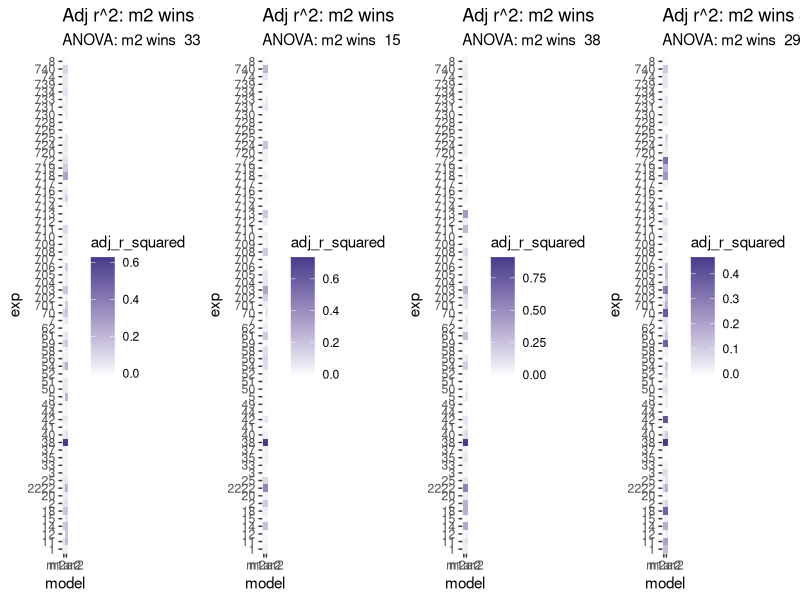
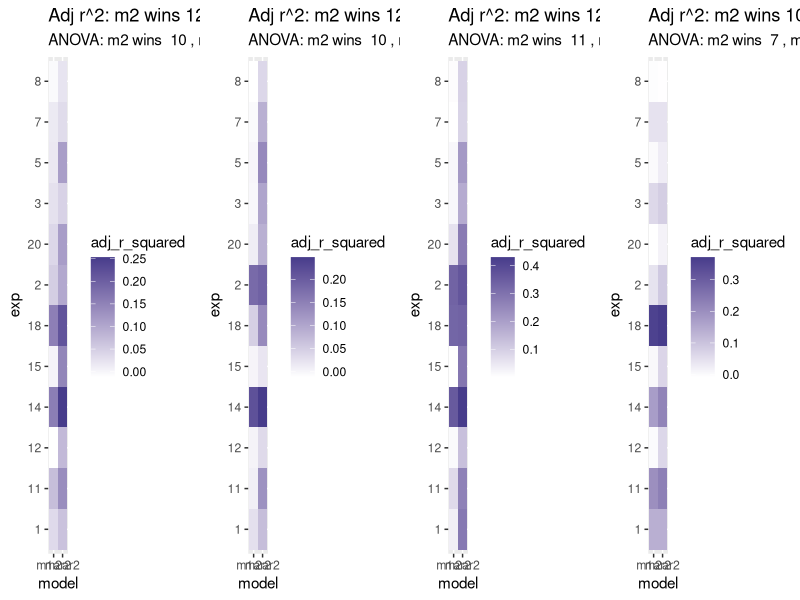
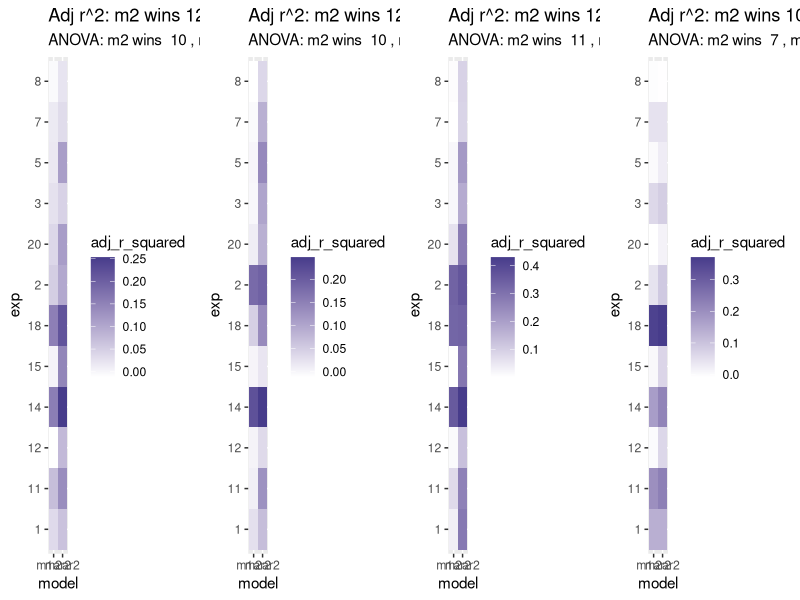
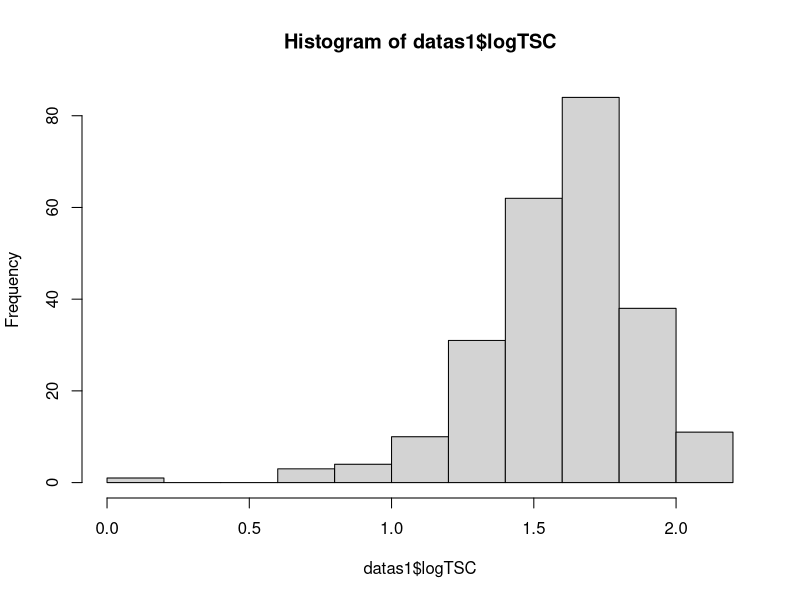
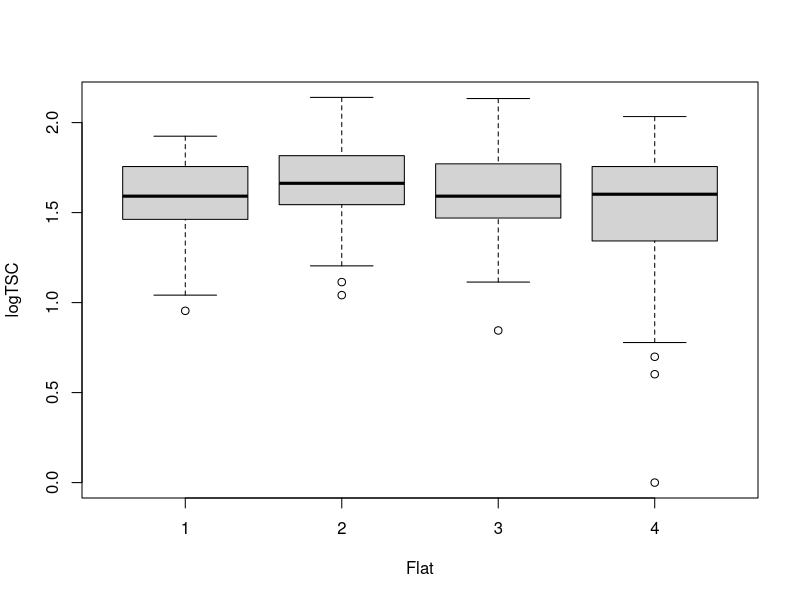
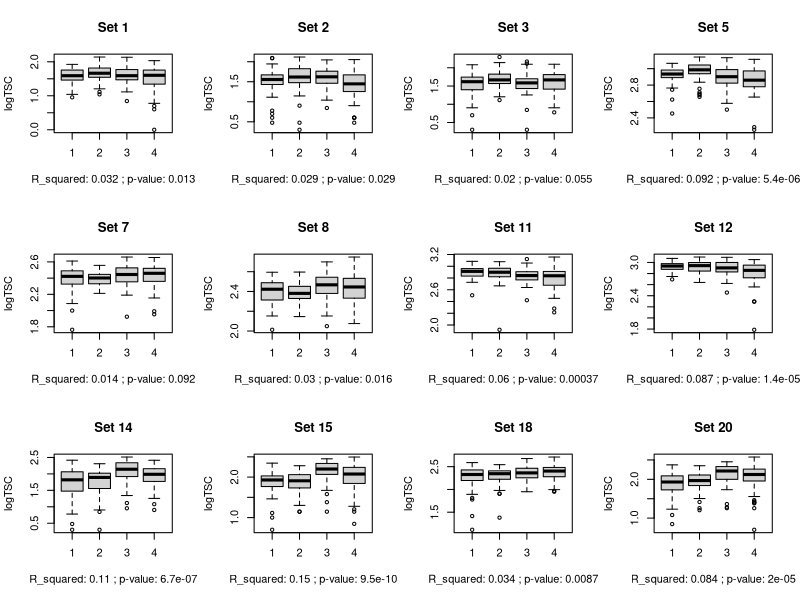
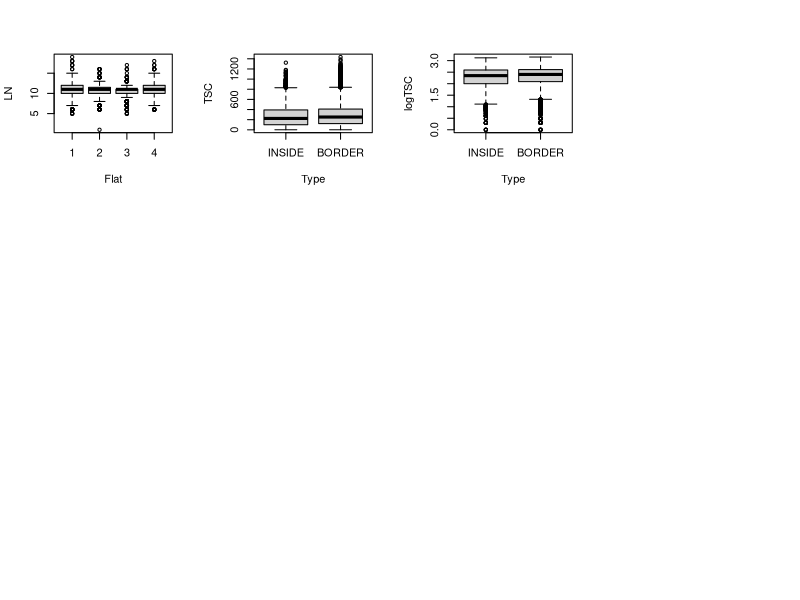
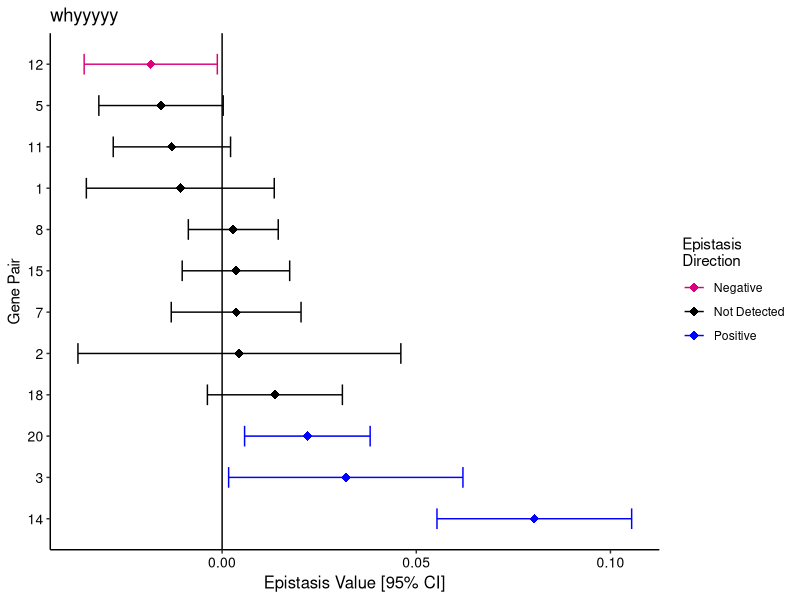

Source code (R) for these figures, in order: (Note: this script raises an error after producing the figures.)
# Script to get epistasis results from Arabidopsis fitness data
# on duplicated homologous genes. 
# By E Siler

## 1. Load libraries ----
library(lme4)
library(ggplot2)
library(dplyr)
library(ggpubr)
library(tidyr)
library(gridExtra)

## 2. Load data ----
data = read.delim("data/compiled_fitness_data_092922.txt", sep = "\t", header = T)


## 3. Format data for analysis ----
numeric_cols <- c('LN', 'WO', "SPF", 'TSC', 'SH')
factor_cols <- c('Set', 'Flat', 'Row', 'Type', 'Genotype', 'MA', 'MB', 'Subline')

data <- data %>% mutate_at(numeric_cols, as.numeric)
data <- data %>% mutate_at(factor_cols, as.factor)

data$MA <- as.integer(data$MA == 'MUT')
data$MB <- as.integer(data$MB == 'MUT')
data$DM <- as.integer(data$Genotype == 'DM')

#I want INSIDE to be the default type (vs BORDER)
levels(data$Type) <- c('INSIDE', 'BORDER')

# create log total seed count 
data$logTSC <- log10(data$TSC)
data <- subset(data, is.finite(data$logTSC)) #remove nans

#In Sets, change 2r to 2222 (it is a repeat of exp 2)
level_2r <- which(levels(data$Set) == '2r')
levels(data$Set)[level_2r] <- 2222

#the setlist is the list of plant sets I'm looking at. 
#Should review this -- supposedly contain duplicate genes. 
setlist <- as.character(sort(as.integer(levels(data$Set))))
sets_with_flats <- as.character(sort(as.integer(as.character(unique(data$Set[data$Flat == '2'])))))
sets_without_flats <- setlist[!(setlist %in% sets_with_flats)]


#Load in manual gene name data.
genenamekey <- read.csv('data/genenamekey_cleaned.csv', header = T)
tail(genenamekey)
genenamekey <- select(genenamekey, -1)

#genenamekey['gene.pair'] <- paste(genenamekey$MA, '.', genenamekey$MB, sep='')
#data['Genes'] <- genenamekey$gene.pair[data$Set]
data$Set_int <- as.integer(as.character(data$Set))

dataj <- left_join(data, genenamekey, by=c('Set_int' = 'Set'))

# remove extra columns. rename columns. 
data <- select(dataj, -Set_int)
data <- rename(data,locusA = MA.y)
data <- rename(data,locusB = MB.y)
data <- rename(data, MA = MA.x, MB = MB.x)

factor_cols_2 <- c('locusA', 'locusB', 'ma', 'mb', 'ma2', 'mb2', 'mutant_name')
data <- data %>% mutate_at(factor_cols_2, as.factor)

tail(data)
str(data)

## 4. Generate Models ----
f.tsc <- formula(logTSC ~ MA + MB + DM )
f.tsc.e <- formula(logTSC ~ MA + MB + DM + Type)
f.tsc.f <- formula(logTSC ~ MA + MB + DM + Flat)
f.tsc.ef <- formula(logTSC ~ MA + MB + DM + Type + Flat)
tsc_formulas <- c(f.tsc, f.tsc.e, f.tsc.f, f.tsc.ef)

f.ln <- formula(log10(LN) ~ MA + MB + DM)
f.ln.e <- formula(log10(LN) ~ MA + MB + DM + Type)
f.ln.f <- formula(log10(LN) ~ MA + MB + DM + Flat)
f.ln.ef <- formula(log10(LN) ~ MA + MB + DM + Type + Flat)

f.dtb <- formula(log10(DTB) ~ MA + MB + DM)
f.dtb.e <- formula(log10(DTB) ~ MA + MB + DM + Type)
f.dtb.f <- formula(log10(DTB) ~ MA + MB + DM + Flat)
f.dtb.ef <- formula(log10(DTB) ~ MA + MB + DM + Type + Flat)

f.spf <- formula(log10(SPF) ~ MA + MB + DM)
f.spf.e <- formula(log10(SPF) ~ MA + MB + DM + Type)
f.spf.f <- formula(log10(SPF) ~ MA + MB + DM + Flat)
f.spf.ef <- formula(log10(SPF) ~ MA + MB + DM + Type + Flat)

## 5. Model Comparison and Selection----

#takes experiment number, dataframe, and two fomulas
#returns model 1 adjusted r-squared,
#model 2 adjusted r-squared, and
#anova p-value
mod_comp_fit <- function(exp, df, f1, f2){
  dfsubset <- subset(df, Set == exp)
  m1 <- lm(f1, dfsubset) 
  m2 <- lm(f2, dfsubset)
  sm1 <- summary(m1)
  sm2 <- summary(m2)
  a <- anova(m1,m2)
  m1ar2 <- sm1$adj.r.squared
  m2ar2 <- sm2$adj.r.squared
  apval <- a$`Pr(>F)`[2]
  results <- data.frame(exp, m1ar2, m2ar2, apval)
  #print(results)
  return(results)
}

#mod_comp_fit(11, data, f.tsc, f.tsc.e) #test data

#Input data, list of experiments, and formulas
#Output a dataframe of model comp stats
mod_comp_fit_loop <- function(explist, df, f1, f2){
  dfr = NULL
  for(i in explist){
    r <- mod_comp_fit(i,df=df,f1=f1,f2=f2)
    dfr=rbind(dfr, r)
  }
  return(dfr)
}

## 6. Generate model comparison heat maps----
make_r2_heatmap <- function(df, main='Title'){
  #number with significant pvals from anova
  edge_exps <- df$exp[(df$apval < .05)]
  no_edge_exps <- df$exp[(df$apval >= .05)]
  nume <- length(edge_exps)
  numnoe <- length(no_edge_exps)
  #number where adj r2 is higher for edge model
  nume2 <- sum(df$m2ar2 > df$m1ar2)
  numnoe2 <- sum(df$m2ar2 <= df$m1ar2)
  #SUMMARY DATA
  r <- paste('ANOVA: m2 wins ', nume, 
             ', m1 wins ', numnoe)
  r2 <- paste('Adj r^2: m2 wins', nume2,
              ', m1 wins ', numnoe2)
  #convert to long for heatmap I guess
  df_m <- df %>% pivot_longer(cols= c('m1ar2', 'm2ar2'),
                              names_to='model',
                              values_to='adj_r_squared')
  #CREATE PLOT
  ggplot(df_m, aes(model, exp, fill=adj_r_squared)) +
    geom_tile() +
    scale_fill_gradient(low="white", high="slateblue4") +
    labs(title = r2, subtitle = r)
}

#### 6a: Edge vs. no edge----
#make dfs for model comps
df_comp_tsc_edge <- mod_comp_fit_loop(setlist, data, f.tsc, f.tsc.e)
df_comp_ln_edge <- mod_comp_fit_loop(setlist, data, f.ln, f.ln.e)
df_comp_dtb_edge <- mod_comp_fit_loop(setlist, data, f.dtb, f.dtb.e)
df_comp_spf_edge <- mod_comp_fit_loop(setlist, data, f.spf, f.spf.e)

#Generates model comp heat maps and results
#for edge effects with different y variables
p9 <- make_r2_heatmap(df_comp_tsc_edge)
p10 <- make_r2_heatmap(df_comp_ln_edge)
p11 <- make_r2_heatmap(df_comp_dtb_edge)
p12 <- make_r2_heatmap(df_comp_spf_edge)

grid.arrange(p9, p10, p11, p12, nrow=1)
#conclusion: inconclusive

#### 6b: Flat vs. No Flat ----
df_comp_tsc_flat <- mod_comp_fit_loop(sets_with_flats, data, f.tsc, f.tsc.f)
df_comp_ln_flat <- mod_comp_fit_loop(sets_with_flats, data, f.ln, f.ln.f)
df_comp_dtb_flat <- mod_comp_fit_loop(sets_with_flats, data, f.dtb, f.dtb.f)
df_comp_spf_flat <- mod_comp_fit_loop(sets_with_flats, data, f.spf, f.spf.f)

p1 <- make_r2_heatmap(df_comp_tsc_flat)
p2 <- make_r2_heatmap(df_comp_ln_flat)
p3 <- make_r2_heatmap(df_comp_dtb_flat)
p4 <- make_r2_heatmap(df_comp_spf_flat)

grid.arrange(p1,p2,p3,p4,nrow=1)
#Conclusion: include flat

#### 6c: Flat with and without edge effects----
df_comp_tsc_flat_e <- mod_comp_fit_loop(sets_with_flats, data, f.tsc.f, f.tsc.ef)
df_comp_ln_flat_e <- mod_comp_fit_loop(sets_with_flats, data, f.ln.f, f.ln.ef)
df_comp_dtb_flat_e <- mod_comp_fit_loop(sets_with_flats, data, f.dtb.f, f.dtb.ef)
df_comp_spf_flat_e <- mod_comp_fit_loop(sets_with_flats, data, f.spf.f, f.spf.ef)

p5 <- make_r2_heatmap(df_comp_tsc_flat)
p6 <- make_r2_heatmap(df_comp_ln_flat)
p7 <- make_r2_heatmap(df_comp_dtb_flat)
p8 <- make_r2_heatmap(df_comp_spf_flat)

grid.arrange(p5,p6,p7,p8,nrow=1)
#Conclusion: Always separate out flat experiments and include flat. 


#Run analysis with and without edge effects. 
#### 6d: EDA Model Comparison ----

#subset set 1
datas1 <- subset(data, data$Set == 1)

#PLot data -- flat doesn't look that important
hist(datas1$logTSC)
plot(logTSC ~ Flat, data = datas1)

#No significant difference caused by flat show in this model
mod1 <- lm(logTSC ~ Flat, data=datas1)
summary(mod1)

#Compare model w and w/out flat
mod2 <- lm(logTSC ~ MA + MB + DM + Flat, data=datas1, na.action = na.exclude)
mod3 <- lmer(logTSC ~ MA + MB + DM + (1|Flat), data=datas1, na.action = na.exclude)

summary(mod2)
summary(mod3)

anova(mod1, mod2)

##Function to plot effects of flat

flatfunclogTSC <- function(x) {
  datan <- subset(data, data$Set == x)
  modn <- lm(logTSC ~ Flat, data=datan)
  modn <- summary(modn)
  r_squared <- modn$adj.r.squared
  P_val <- pf(modn$fstatistic[1],              # Applying pf() function
     modn$fstatistic[2],
     modn$fstatistic[3],
     lower.tail = FALSE)
  stats <- paste("R_squared:", signif(r_squared, digits=2),";", "p-value:", signif(P_val,digits=2))
  plot(logTSC ~ Flat, data = datan, main = paste("Set",x), xlab=stats)
}

#flatfunclogTSC(20)


par(mfrow = c(3, 4))
for (i in sets_with_flats) {
  flatfunclogTSC(i)
}

data_from_flats <- subset(data, data$Set %in% sets_with_flats)

plot(LN ~ Flat, data = data_from_flats)
m_allflats <- lm(LN ~ Flat, data = data_from_flats)
summary(m_allflats)
#add gene names
#Change sig_score to something else

#do this analysis for the mapk data
#(and make cool heat map for same)

plot(TSC ~ Type, data=data)
plot(logTSC ~ Type, data=data)

m_edgemiddle <- lm(TSC ~ Type, data=data)
summ <- summary(m_edgemiddle)
summ$adj.r.squared
p <- pf(summ$fstatistic[1],              # Applying pf() function
   summ$fstatistic[2],
   summ$fstatistic[3],
   lower.tail = FALSE)

#~~~~~~~~~~~~~~~~~~~~~~~~~~~~~~~~~~~~~~~~~~~~~~~~~~~~~~~~~~~~~~~~~~~~~~~~~~~~~~~~~

## 7. Get epistasis results and crank out graphs ----

# should be a total of 8 figs as currently requested
#tsc, ln, dtb, and spf with and without edge effects. 
#But exps with flat effect will need to be modeled separately 

### Functions for this epistasis plotting: ----
#1. Get_epi_stats. Gets epistasis values for plant set. 
# Returns a vector of relevant values
get_epi_stats <- function(plantset, formula, df){
  dfsubset <- subset(df, Set == plantset)
  model <- lm(formula, data=dfsubset, na.action = na.exclude)
  #Extract stats
  e_est <- as.numeric(coef(model)['DM'])
  lowerCI <- confint(model)[4,1]
  upperCI <- confint(model)[4,2]
  rsquared <- summary(model)$adj.r.squared
  pval_e <- as.numeric(summary(model)$coefficients[,4]['DM'])
  #Return stats
  result <- c(plantset, e_est, lowerCI, upperCI, rsquared, pval_e)
  return(result)
}
#tmp <- get_epi_stats(2222, f.tsc.e, data) #Works :)

#2. Gets all epistasis values for trait. 
# Returns a dataframe w epistasis values that you can then plot with plot_epi_forest
get_epistasis_for_formula <- function(plantsets, formula, df=data) {
  
  resultlist <- list()
  
  for (i in plantsets){
    v <- get_epi_stats(i, formula=formula, df=df)
    resultlist[[i]] <- as.numeric(v)
  }
  df_result <- as.data.frame(t(as.data.frame(resultlist, 
                                             row.names = c('Set', 'e_est',
                                                           'lowerCI', 'upperCI', 
                                                           'rsquared', 'pval_e'),
                                             byrow=FALSE)))
  df_results <- arrange(df_result, e_est)
  df_results$row <- c(1:1:dim(df_results)[1])
  df_results <- df_results %>% mutate(Epistasis_Direction = case_when(lowerCI < 0 & upperCI < 0  ~ 'Negative',
                                                                      lowerCI > 0 & upperCI > 0 ~ 'Positive',
                                                                      lowerCI <=  0 & upperCI >= 0 ~ 'Not Detected'))
}
#test
test_results <- get_epistasis_for_formula(as.character(sets_with_flats), f.dtb.f)

# plot_epi_forest: This function makes a rad epistasis forest plot for all the genes. Woohoo!
# Returns a ggplot plot
plot_epi_forest <- function(epi_data, main="Title") {
  print(str(epi_data))
  plot <- ggplot(epi_data, aes(y = row, x = e_est, color=Epistasis_Direction, ymin=1, ymax=dim(epi_data)[1])) +
    geom_point(shape = 18, size = 3) +  
    geom_errorbarh(aes(xmin = lowerCI, xmax = upperCI), height = 0.5) +
    geom_vline(xintercept = 0, color = "black", cex = .5) +
    scale_y_continuous(name = "Gene Pair", 
                       breaks=1:dim(epi_data)[1], 
                       labels = epi_data$Set, 
                       trans = "reverse", 
                       expand = c(0,0.5)) +
    ggtitle(main) +
    xlab("Epistasis Value [95% CI]") +
    scale_color_manual('Epistasis\nDirection',values = c("#D9027D", 'black', 'blue')) +
    theme_bw() +
    theme(panel.border = element_blank(),
          panel.background = element_blank(),
          panel.grid.major = element_blank(), 
          panel.grid.minor = element_blank(), 
          axis.line = element_line(colour = "black"),
          axis.text.y.left = element_text(size = 10, colour = "black"),
          axis.text.y = element_text(size = 12, colour = "black"),
          axis.text.x.bottom = element_text(size = 10, colour = "black"),
          axis.title.x = element_text(size = 12, colour = "black"))
  plot
}

plot_epi_forest(test_results, main="whyyyyy")


#### Figures ----

#Results Plotting Function DELUX EDITION!!!
forest_plot_delux <- function(f1_flats, f2_notflats, main="Title"){
  df_f <- get_epistasis_for_formula(sets_with_flats, f1_flats)
  df_wof <- get_epistasis_for_formula(sets_without_flats, f2_notflats)
  df2 <- rbind(df_f, df_wof)
  df2 <- arrange(df2, e_est)
  df2['row'] <- (1:(dim(df2)[1]))
  fplot <- plot_epi_forest(df2, main = main)           
  return(fplot)
}

forest_plot_delux(f.tsc.ef, f.tsc.e, "Epistasis | Total Seed Count | With Edge Effects")


#TSC results not edgy
efp_tsc <- forest_plot_delux(f.tsc.f, f.tsc, "Epistasis | Total Seed Count | No Edge Effects")

#TSC results edgy
efp_tsc_e <- forest_plot_delux(f.tsc.ef, f.tsc.e, "Epistasis | Total Seed Count | With Edge Effects")

#DTB results not edgy
efp_dtb <- forest_plot_delux(f.dtb.f, f.dtb, "Epistasis | Days To Bolt | No Edge Effects")

#DTB results edgy
efp_dtb_e <- forest_plot_delux(f.dtb.ef, f.dtb.e, "Epistasis | Days To Bolt | With Edge Effects")

#LN results not edgy
efp_ln <- forest_plot_delux(f.ln.f, f.ln, "Epistasis | Leaf Number | No Edge Effects")

#LN results edgy
efp_ln_e <- forest_plot_delux(f.ln.ef, f.ln.e, "Epistasis | Leaf Number | With Edge Effects")

#SPF results not edgy
efp_spf <- forest_plot_delux(f.spf.f, f.spf, "Epistasis | Seeds Per Fruit | No Edge Effects")

#SPF results edgy
efp_spf_e <- forest_plot_delux(f.spf.ef, f.spf.e, "Epistasis | Seeds Per Fruit | With Edge Effects")

## Multiplots THE BIG PIG!~~~~

#ggarrange(efp_tsc, efp_tsc_e, nrow=1, legend='right',common.legend = TRUE)
#ggarrange(efp_dtb, efp_dtb_e, nrow=1, legend='right',common.legend = TRUE)
#ggarrange(efp_ln, efp_ln_e, nrow=1, legend='right',common.legend = TRUE)
#ggarrange(efp_spf, efp_spf_e, nrow=1, legend='right',common.legend = TRUE)
# Use models w no edge effects. Edge effects -> supplement

## Create Forest Plots W Gene Names That Compare Different Fitness Values ----
ggarrange(efp_tsc_e, efp_dtb_e, efp_ln_e, efp_spf_e,nrow=1,legend='right',common.legend=T)

#Step 1: Get Y scale from efp_tcs_e
#hack to extract y axis order
forest_plot_delux_axishack <- function(f1_flats, f2_notflats, main="Title"){
  df_f <- get_epistasis_for_formula(sets_with_flats, f1_flats)
  df_wof <- get_epistasis_for_formula(sets_without_flats, f2_notflats)
  df2 <- rbind(df_f, df_wof)
  df2 <- arrange(df2, e_est)
  df2['row'] <- (1:(dim(df2)[1]))
  return(df2$Set)
}
common_y_axis <- (forest_plot_delux_axishack(f.tsc.ef, f.tsc.e, "Epistasis | Total Seed Count | With Edge Effects"))

common_y_axisf <- as.factor(common_y_axis)
#only changes lables, doesn't change y order
#Does not work


efp_dtb_eo <- efp_dtb_e + scale_y_continuous(name="help!",
                                             breaks=1:length(common_y_axis),
                                             limits = common_y_axisf,
                                             labels = common_y_axis,
                                             )

ggarrange(efp_dtb_e, efp_dtb_eo, efp_tsc_e, nrow=1)

scale_y_continuous(name = "Gene Pair", 
                   breaks=1:dim(epi_data)[1], 
                   labels = epi_data$Set, 
                   trans = "reverse", 
                   expand = c(0,0.5)) 
  
  
  
# Is the coefficient for A and B fitness in the linear model  their relative fitness? ----

# 1. Get mean relative fitness (for set 38 as an example)
dataset38 = data[which(data$Set==38), ]

means_set38 = dataset38 %>%
  group_by(Genotype) %>%
  summarise_at(vars(TSC, logTSC, DTB, SN, SPF), list(mean = mean))

means_set38

rel_fitness_38 = means_set38 %>% mutate(across(where(is.numeric), ~./.[Genotype == "WT"]))

# 2. Get lm coefficients for set 38
model38 <- lm(f.tsc, data=dataset38, na.action = na.exclude)

summary(model38)

df_pred_dummy <- data.frame(MA  = c(0,1,0,1),
                  MB = c(0,0,1,1),
                  DM = c(0,0,0,1)
)
rownames(df_pred_dummy) = c("WT", "MA", "MB", "DM")
df_pred_dummy

pred_38 = predict(model38, df_pred_dummy, interval="confidence") ## Value estimates w confints!!!

wt_38_logtsc = pred_38[1,1]
correct_answer_38 = pred_38/wt_38_logtsc #Normalized! But is it legit to normalized confidence intervals? Seems sketchy.
correct_answer_38 ##GETS CORRECT REL FITNESS...BUT ARE CIs CORRECT?
rel_fitness_38

#PRE-NORMALIZE RESULTS TO WT AND COMPARE CIs

#normalize logTSC to WT
dataset38['logTSC.norm'] = dataset38['logTSC']/wt_38_fit
str(dataset38)
#Make model
f.tscnorm <- formula(logTSC.norm ~ MA + MB + DM )
model38norm <- lm(f.tscnorm, data=dataset38, na.action = na.exclude)
summary(model38norm)
pred_38_norm = predict(model38norm, df_pred_dummy, interval="confidence")
pred_38_norm
correct_answer_38 #Phew CIs are correct.
all.equal(pred_38_norm, correct_answer_38)

set_38_means_df = as.data.frame.array(correct_answer_38)
set_38_means_df['Genotype'] = rownames(set_38_means_df)

level_order <- c("WT", "MA", "MB", "DM")

#Relative Fitness Bargraph w error bars sample! 
ggplot(set_38_means_df, aes(x = factor(Genotype, level = level_order), y = fit)) +
  geom_col() + 
  geom_errorbar(aes(x=Genotype, ymin=lwr, ymax=upr), width=0.3, color="grey", size=1) + 
  xlab("Genotype") +
  ylab("Relative Fitness") +
  ggtitle("Set 38: Rglg1 and Rglg2") +
  theme_classic()
  
#Works! Hooray!!














#Fig 2: Multiplot of Fitness Values by Genotype ----
#1. Fix NAs (2222s)
#2. Normalized by WT fitness
#3. Code by epistasis value
#4. Add CIs/error bars
#5. Add titles
facetplotprelim <- function(Fitness_Value){
  p <- ggplot(data, aes(x=Genotype, y=Fitness_Value)) + 
    geom_bar(position = "dodge",
              stat = "summary",
              fun = "mean") +
    facet_wrap(~mutant_name) +
    scale_x_discrete(limits = c("WT", "MA", "MB", "DM")) +
    theme_bw()
  
  return(p)
  }

facetplotprelim(data$TSC)
facetplotprelim(data$logTSC)
facetplotprelim(data$DTB)
facetplotprelim(data$LN)
facetplotprelim(data$SPF)
  
str(data)
